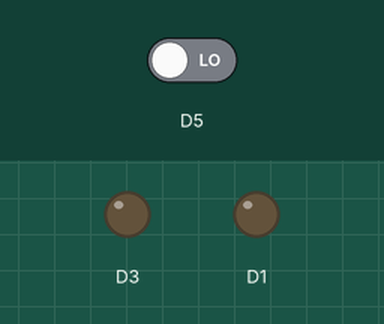
The sketch below on a simulated ESP8266 (NodeMCU). Shown: output pins drawn as LEDs (lit = HIGH). The inputs (shaded band) are chosen by the test bench; at power-on: D5 LOW.

Above: at 1.2 s.
1.3 s: D5 driven HIGH
At 1.7 s:
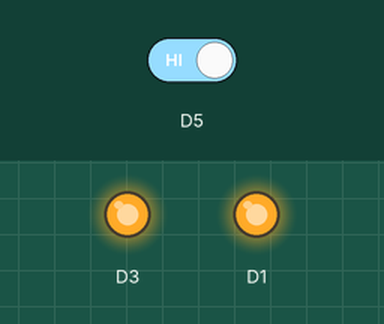
2.8 s: D5 driven LOW
At 4.1 s:
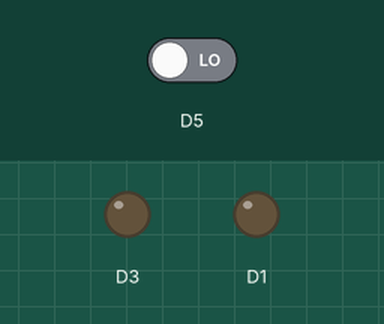
Timing chart, 0 to 5.8 s (numbered marks = the images above; inputs shaded):
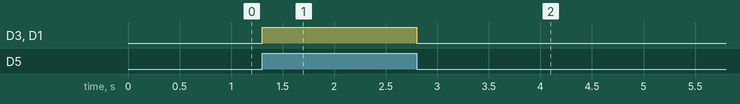

The sketch:

hidup_tekan_tombol_mati.ino
```cpp
void setup() {
pinMode(D1,OUTPUT);
pinMode(D3,OUTPUT);
pinMode(D5,INPUT);
}

void loop() {
int tombol=digitalRead(D5);
 if(tombol==1){
   digitalWrite(D1,HIGH);
   digitalWrite(D3,HIGH);
delay(100);
 }
else{
   digitalWrite(D1,LOW);
   digitalWrite(D3,LOW);
delay(100);
 }

}
```

Measured:
- after the input at 1.3 s, D3, D1: LOW → HIGH at once
- after the input at 2.8 s, D3, D1: HIGH → LOW at once
